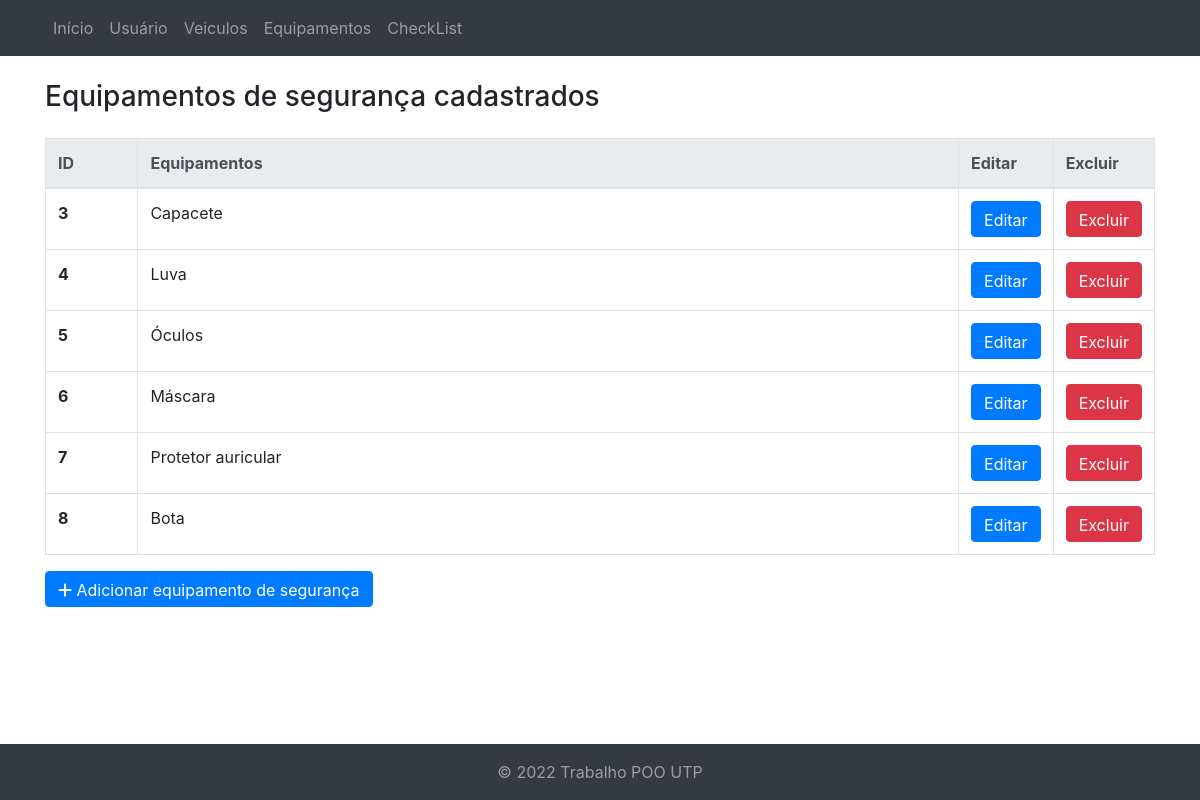
Page /equipamentos/ (signed in) on the committed database.
### core/models.py (models this page shows, shortened)
class EquipamentoSeguraca(models.Model):
    id = models.AutoField(primary_key=True)
    descricao_equipamento_seguranca = models.CharField(verbose_name="Descrição do Equipamento de Segurança", max_length=256, blank=True, null=True)

### core/views.py (the view)
# urls.py: path('equipamentos/', views.equipamento, name='equipamento'),
@login_required(login_url='/login/')
def equipamento(request):
    equipamentoseguraca = EquipamentoSeguraca.objects.all()
    response = {'equipamentoseguracas': equipamentoseguraca}
    return render(request, 'equipamentos.html', response)

### core/templates/equipamentos.html (shortened to what this page needs)
{% extends "index.html" %}
{% block content %}
<div class="container mt-4 mb-4">
  <div class="">
    <h3>Equipamentos de segurança cadastrados</h3>
    <table class="table table-bordered mt-4">
      <thead class="thead-light">
        <tr>
          <th scope="col">ID</th>
          <th scope="col">Equipamentos</th>
          <th scope="col">Editar</th>
          <th scope="col">Excluir</th>
        </tr>
      </thead>
      <tbody>
        {% for equipamentoseguraca in equipamentoseguracas %}
        <tr>
          <th class="col-1" scope="row">{{equipamentoseguraca.id}}</th>
          <td>{{equipamentoseguraca.descricao_equipamento_seguranca}}</td>
          <td class="col-1"> <a href="editar/?id={{ equipamentoseguraca.id }}" class="btn btn-primary">Editar</a></td>
          <td class="col-1"><a href="excluir/{{ equipamentoseguraca.id }}/" class="btn btn-danger">Excluir</a></td>
        </tr>
        {% endfor %}
      </tbody>
    </table>
    <a href="adicionar/" class="btn btn-primary"><i class="fas fa-solid fa-plus"></i> Adicionar equipamento de segurança</a>
  </div>
</div>
{% endblock %}

### core/templates/index.html (shortened to what this page needs)
{% load static %}
<!DOCTYPE html>
<html lang="pt-BR">
<head>
    <link rel="stylesheet" href="{% static 'css/main.css' %}">
    <link rel="stylesheet" href="{% static 'css/header.css' %}">
    <link href="//maxcdn.bootstrapcdn.com/bootstrap/4.0.0/css/bootstrap.min.css" rel="stylesheet" id="bootstrap-css">
    <link rel="stylesheet" href="path/to/font-awesome/css/font-awesome.min.css">
    <link rel="stylesheet" href="https://cdnjs.cloudflare.com/ajax/libs/font-awesome/5.11.2/css/all.css">
</head>
<header>
    {% include "header.html" %}
</header>
<body>
    {% block content %} {% endblock %}
</body>
<footer>
    {% include "footer.html" %}
</footer>
</html>

### core/templates/header.html
<nav class="navbar navbar-expand-lg navbar-dark bg-dark">
  <div class="container">
    <div class="collapse navbar-collapse" id="navbarNav">
      <ul class="navbar-nav">
        <li class="nav-item">
          <a class="nav-link" href="/inicio/">Início</a>
        </li>
        <li class="nav-item">
          <a class="nav-link" href="/usuario/">Usuário</a>
        </li>
        <li class="nav-item">
          <a class="nav-link" href="/veiculos/">Veiculos</a>
        </li>
        <li class="nav-item">
          <a class="nav-link" href="/equipamentos/">Equipamentos</a>
        </li>
        <li class="nav-item">
          <a class="nav-link" href="/checklist/">CheckList</a>
        </li>
      </ul>
    </div>
  </div>
</nav>

### core/templates/footer.html
<div class="text-center text-lg-start footer">
  <div class="text-center p-3" style="background-color: #343a40;">
    <a style="color: rgba(255,255,255,.5);">&copy; 2022 Trabalho POO UTP</a>
  </div>
</div>

### static/css/main.css (style rules this page uses)
.footer { position: fixed; bottom: 0 !important; width: 100%; }
.btn { font-weight: 700; height: 36px; -moz-user-select: none; -webkit-user-select: none; user-select: none; cursor: default; }

### rows in the picture
EquipamentoSeguraca: id "3", descricao_equipamento_seguranca "Capacete"
EquipamentoSeguraca: id "4", descricao_equipamento_seguranca "Luva"
EquipamentoSeguraca: id "5", descricao_equipamento_seguranca "Óculos"
EquipamentoSeguraca: id "6", descricao_equipamento_seguranca "Máscara"
EquipamentoSeguraca: id "7", descricao_equipamento_seguranca "Protetor auricular"
EquipamentoSeguraca: id "8", descricao_equipamento_seguranca "Bota"
